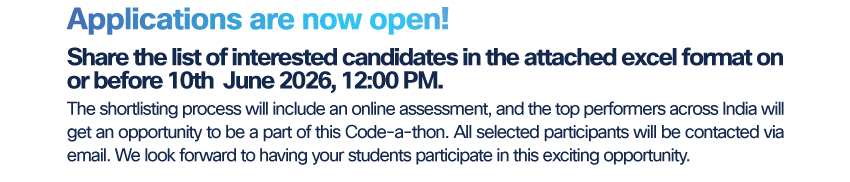
#> input picture backend/p3.png, 850 x 182 px
$ python test_face.py
#> lines starting #> are read from the running program, lines starting #| are printed output that depends on the picture
import cv2

cascade_path = (
    cv2.data.haarcascades +
    "haarcascade_frontalface_default.xml"
)

face_cascade = cv2.CascadeClassifier(
    cascade_path
)

image = cv2.imread("p3.png")
#> image is the input picture: shape (182, 850, 3); mean B, G, R 233.4, 227.8, 222.8

gray = cv2.cvtColor(
    image,
    cv2.COLOR_BGR2GRAY
)
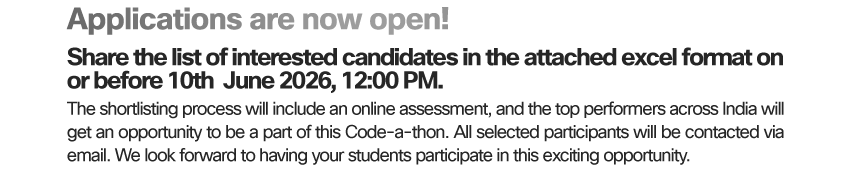
#> gray: shape (182, 850); min 38, max 255, mean 227

faces = face_cascade.detectMultiScale(
    gray,
    scaleFactor=1.1,
    minNeighbors=5
)
#> faces = ()

print("Faces:", len(faces))
#| Faces: 0
